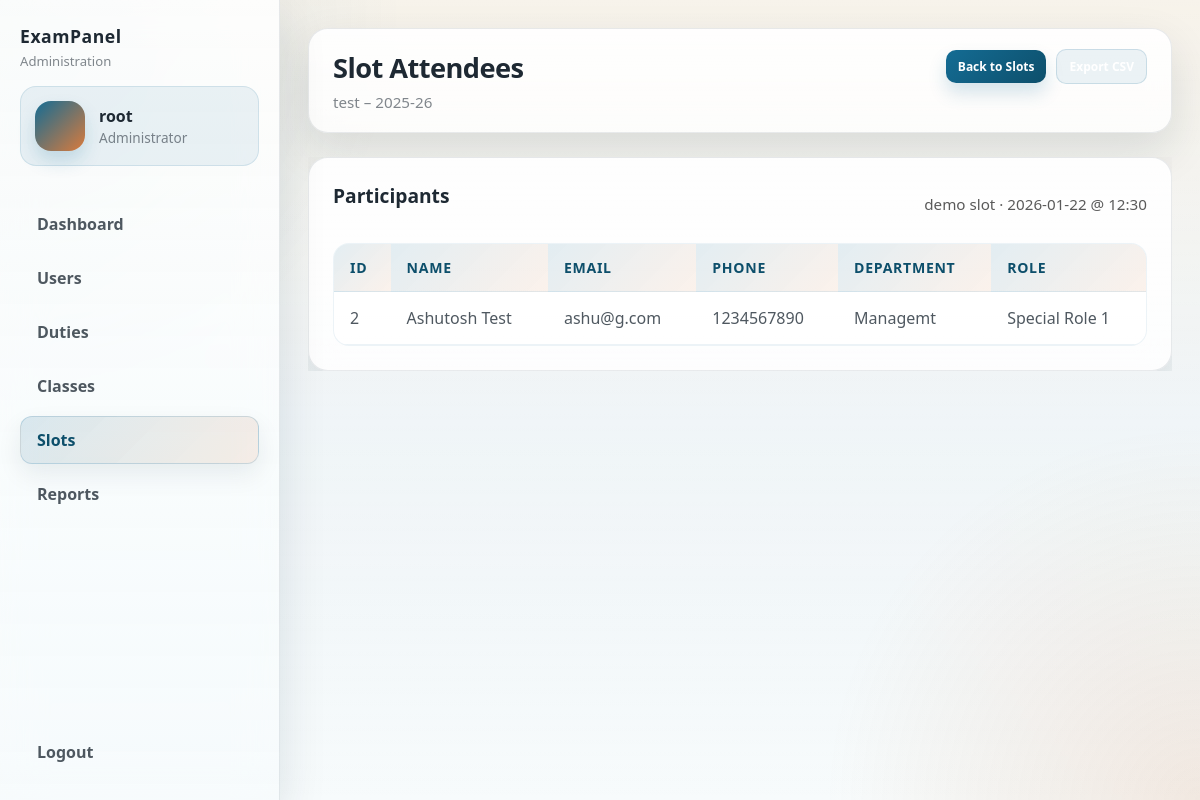
The page /admin/slot_applicants.php?slot=2 (signed in) on the database its author committed.
### tables this page shows
CREATE TABLE `slot` (
  `id` int(11) NOT NULL,
  `duty` int(11) DEFAULT NULL,
  `slottext` text DEFAULT NULL,
  `slottime` text DEFAULT NULL,
  `slotdate` text DEFAULT NULL,
  `requirement` int(11) DEFAULT NULL
);

CREATE TABLE `duties` (
  `id` int(11) NOT NULL,
  `title` text DEFAULT NULL,
  `academicsession` text DEFAULT NULL,
  `type` text DEFAULT NULL,
  `createdat` text DEFAULT NULL,
  `professor` int(11) DEFAULT 4,
  `assistantprofessor` int(11) DEFAULT 8,
  `associateprofessor` int(11) DEFAULT 6,
  `researchscholar` int(11) DEFAULT 10,
  `specialrole1` int(11) DEFAULT 0,
  `specialrole2` int(11) DEFAULT 0,
  `specialrole3` int(11) DEFAULT 0,
  `specialrole4` int(11) DEFAULT 0,
  `accepting_bookings` tinyint(1) DEFAULT 1
);

CREATE TABLE `users` (
  `id` int(11) NOT NULL,
  `employeeid` text DEFAULT NULL,
  `name` text DEFAULT NULL,
  `email` text DEFAULT NULL,
  `phone` varchar(20) DEFAULT NULL,
  `pass` text DEFAULT NULL,
  `role` text DEFAULT NULL,
  `department` text DEFAULT NULL
);

### admin/slot_applicants.php (the view, shortened to what this page needs)
<?php
require_once '../lib/conn.php';
$slot_id = isset($_GET['slot']) ? intval($_GET['slot']) : 0;
$duty_param = isset($_GET['duty']) ? intval($_GET['duty']) : 0;
$slot = null;
$participants = [];
if ($slot_id > 0) {
    $slotStmt = $conn->prepare("SELECT s.slottext, s.slottime, s.slotdate, s.requirement, s.duty, d.title AS duty_title, d.academicsession, d.type FROM slot s LEFT JOIN duties d ON s.duty = d.id WHERE s.id = ? LIMIT 1");
    $slotStmt->bind_param('i', $slot_id);
    $slotStmt->execute();
    $slot = $slotStmt->get_result()->fetch_assoc();
    if ($slot) {
        $participantStmt = $conn->prepare("SELECT u.id, u.name, u.email, u.phone, u.role, u.department FROM preferences p JOIN users u ON p.userid = u.id WHERE p.slotid = ? ORDER BY u.name");
        $participantStmt->bind_param('i', $slot_id);
        $participantStmt->execute();
        $participantResult = $participantStmt->get_result();
        while ($row = $participantResult->fetch_assoc()) {
            $participants[] = $row;
        }
    } else {
        $errorMessage = 'Slot not found.';
    }
} else {
    $errorMessage = 'Missing slot identifier.';
}
$selected_duty = $duty_param;
if ($slot && isset($slot['duty'])) {
    $selected_duty = intval($slot['duty']);
}
$backUrl = 'slots.php';
if ($selected_duty) {
    $backUrl .= '?duty=' . $selected_duty;
}
$exportUrl = '';
if ($slot && $selected_duty) {
    $exportUrl = 'slot_applicants.php?slot=' . $slot_id . '&duty=' . $selected_duty . '&export=1';
}
?>
<!DOCTYPE html>
<html lang="en">
<head>
    <link rel="stylesheet" href="../public/style/styles.css">
    <link rel="stylesheet" href="../public/style/admin.css">
</head>
<body class="admin-open">
    <?php include 'sidebar.php'; ?>
    <div class="main">
        <header class="topbar">
            <div class="topbar-left">
                <div class="title-block">
                    <h1 class="page-title">Slot Attendees</h1>
                    <?php if ($slot): ?>
                    <p class="page-subtitle">
                        <?= htmlspecialchars($slot['duty_title'] ?? 'Duty') ?> &ndash; <?= htmlspecialchars($slot['academicsession'] ?? '') ?>
                    </p>
                    <?php endif; ?>
                </div>
            </div>
            <div class="top-actions">
                <a href="<?= htmlspecialchars($backUrl) ?>" class="btn small">Back to Slots</a>
                <?php if ($slot && count($participants) > 0 && $exportUrl): ?>
                <a href="<?= htmlspecialchars($exportUrl) ?>" class="btn small export-btn" title="Export attendees">
                </a>
                <?php endif; ?>
            </div>
        </header>
        <section class="content">
            <div class="duties-table">
                <div class="table-header">
                    <h2>Participants</h2>
                    <?php if ($slot): ?>
                    <div class="meta" style="margin-top:4px; color:rgba(0,0,0,0.65); font-size:0.95rem;">
                        <?= htmlspecialchars($slot['slottext']) ?> &middot; <?= htmlspecialchars($slot['slotdate']) ?> @ <?= htmlspecialchars($slot['slottime']) ?>
                    </div>
                    <?php endif; ?>
                </div>
                <?php if ($slot && count($participants) > 0): ?>
                <table>
                    <thead>
                        <tr>
                            <th>ID</th>
                            <th>Name</th>
                            <th>Email</th>
                            <th>Phone</th>
                            <th>Department</th>
                            <th>Role</th>
                        </tr>
                    </thead>
                    <tbody>
                        <?php foreach ($participants as $participant): ?>
                        <tr>
                            <td><?= htmlspecialchars($participant['id']) ?></td>
                            <td><?= htmlspecialchars($participant['name']) ?></td>
                            <td><?= htmlspecialchars($participant['email']) ?></td>
                            <td><?= htmlspecialchars($participant['phone'] ?? '—') ?></td>
                            <td><?= htmlspecialchars($participant['department'] ?? '—') ?></td>
                            <td><?= htmlspecialchars($participant['role']) ?></td>
                        </tr>
                        <?php endforeach; ?>
                    </tbody>
                </table>
                <?php endif; ?>
            </div>
        </section>
    </div>
</body>
</html>

### public/style/styles.css (style rules this page uses)
html { overflow-x: hidden; width: 100%; max-width: 100%; }
body { font-family: Arial, sans-serif; margin: 0; padding: 0; background-color: #f4f4f9; color: #333; min-height: 100vh; display: flex; align-items: center; justify-content: center; padding: 16px; box-sizing: border-box; width: 100%; max-width: 100vw; overflow-x: hidden !important; }
h1 { text-align: center; color: #ffffff; margin-top: 0; margin-bottom: 18px; font-size: 1.6rem; }
.btn.small { display: inline-block; width: auto; padding: 8px 12px; font-size: 0.9rem; border-radius: 8px; }

### rows shown on the page
slot: duties.title "test", duties.academicsession "2025-26", slottext "demo slot", slotdate "2026-01-22", slottime "12:30"
users: id "2", name "Ashutosh Test", email "ashu@g.com", phone "1234567890", department "Managemt", role "Special Role 1"

### other values the page prints
$username "root"
